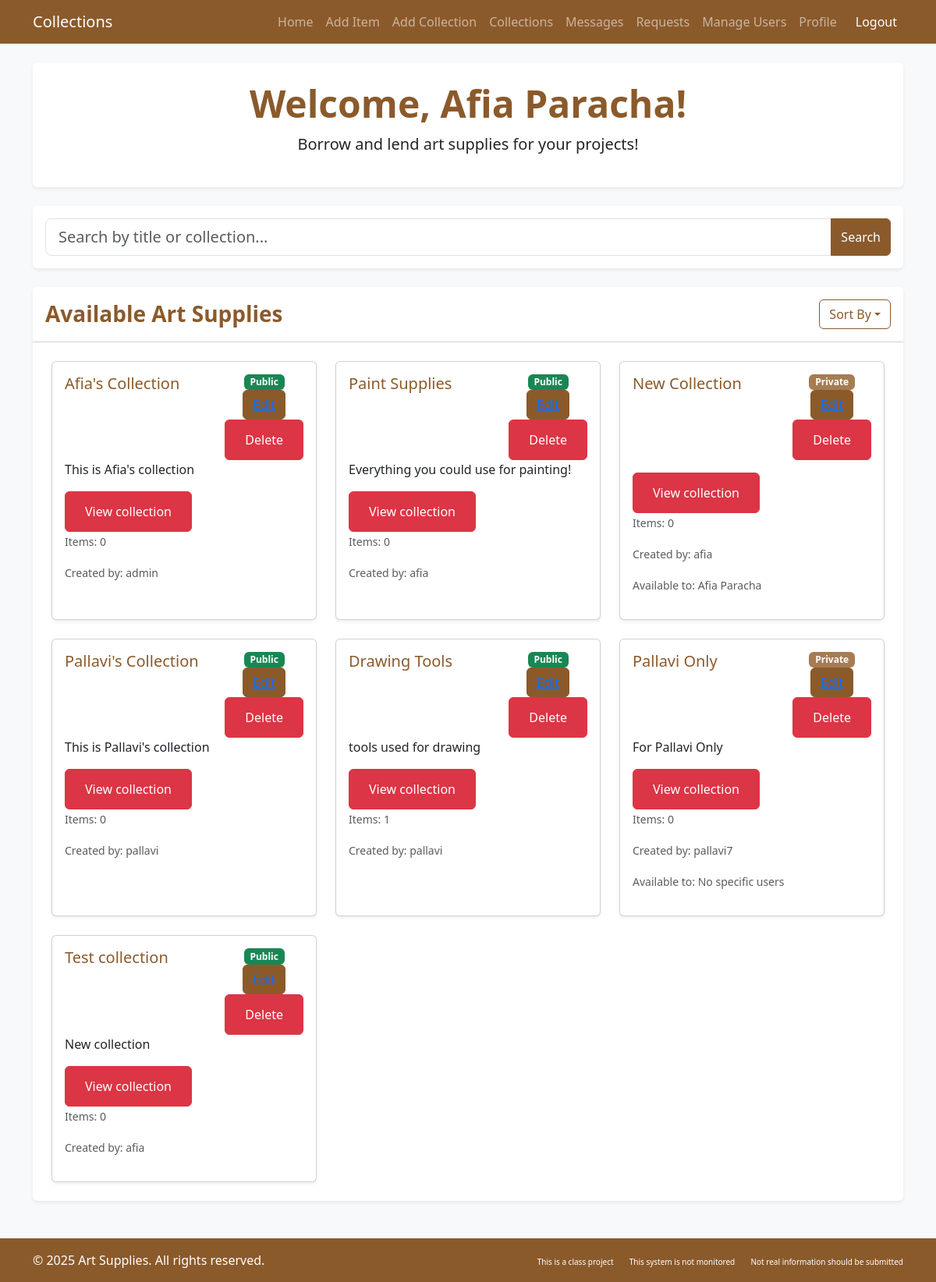
Before: /artlibrary/collections/ (signed in) with the older database file.
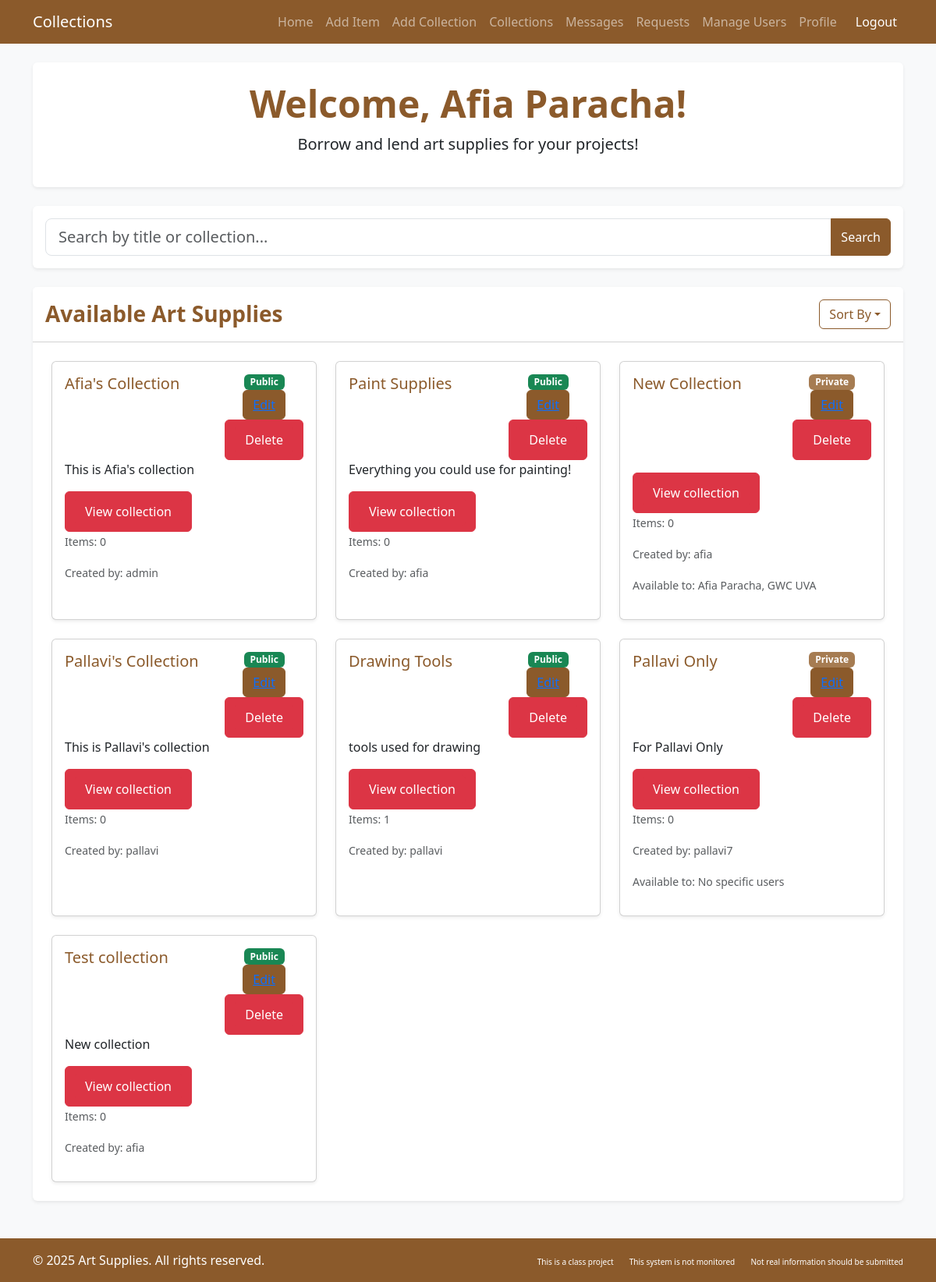
After: the same page with the newer database file.
### artlibrary/models.py (models this page shows, shortened)
class Collection(models.Model):
    title = models.CharField(max_length=255)
    description = models.TextField(blank=True, null=True)
    num_items = models.PositiveIntegerField(default=0)
    is_public = models.BooleanField(default=True)
    users = models.ManyToManyField(CustomUser, blank=True, related_name='collections')
    added_by = models.ForeignKey(CustomUser, on_delete=models.CASCADE, related_name='created_collections', default=2)
    art_supplies = models.ManyToManyField('ArtSupply', blank=True, related_name='collections_in')
    def update_num_items(self):
        self.num_items = self.art_supplies.count()
        self.save()

class CustomUser(AbstractUser):
    profile_pic = models.ImageField(
        storage=S3Boto3Storage(),
        upload_to='profile_pics/',
        null=True,
        blank=True
    )
    date_joined = models.DateTimeField(auto_now_add=True)
    roles = (('patron', 'Patron'), ('librarian', 'Librarian'), ('anonymous', 'Anonymous'))
    user_role = models.CharField(max_length=12, choices=roles, default='patron')
    email = models.EmailField(blank=True, max_length=254, verbose_name='email address')

### artlibrary/views.py (the view)
# urls.py: path('collections/', views.collections, name='collections'),
def collections(request):
    user_role = getattr(request.user, 'user_role', None)
    if user_role == "anonymous_user":
        viewable_collections = Collection.objects.filter(is_public=True)
    else:
        viewable_collections = Collection.objects.all()
    for collection in Collection.objects.all():
        collection.update_num_items()
    query = request.GET.get('query', '')
    print(query)
    if query:
        viewable_collections = viewable_collections.filter(title__icontains=query)
    context = {
        'viewable_collections': viewable_collections,
        'query': query,
    }
    return render(request, 'artlibrary/collections.html', context)

### artlibrary/templates/artlibrary/collections.html (shortened to what the changed rows need)
{% load django_bootstrap5 %}
<!DOCTYPE html>
<html lang="en">
<head>
    {% bootstrap_css %}
</head>
<body class="bg-light">
    <div class="container main-content py-4">
        <div class="card border-0 shadow-sm mb-4">
            <div class="card-body text-center py-4">
                <h1 class="display-5 fw-bold text-brown">Welcome, {{ request.user.get_full_name|default:request.user.username }}!</h1>
                <p class="lead">Borrow and lend art supplies for your projects!</p>
            </div>
        </div>
<div class="card border-0 shadow-sm mb-4">
    <div class="card-body p-4">
        <div class="row g-4">
            {% for collection in viewable_collections %}
            <div class="col-md-4 col-sm-6">
                <div class="card h-100 shadow-sm">
                    <div class="card-body">
                        <div class="d-flex justify-content-between align-items-start">
                            <h5 class="card-title text-brown">{{ collection.title }}</h5>
                            <div class="d-flex flex-column justify-content-between align-items-center">
                            {% if collection.is_public %}
                            <span class="badge bg-success">Public</span>
                            {% else %}
                            <span class="badge bg-secondary">Private</span>
                            {% endif %}
                            {% if collection.added_by.id == request.user.id or request.user.user_role == "librarian" %}
                            <button type="submit" class="btn btn-brown"><a href="{% url 'edit_collection' collection.id %}">Edit</a></button>
                            <button type="submit" class="btn btn-danger"><a href="{% url 'delete_collection' collection.id %}" class="btn btn-danger">Delete</a></button>
                            {% endif %}
                            </div>
                        </div>
                        <p class="card-text">{{ collection.description}}</p>
                        {% if collection.is_public or request.user.user_role == "librarian" or request.user in collection.users.all %}
                        <button type="submit" class="btn btn-danger"><a href="{% url 'collection_details' collection.id %}" class="btn btn-danger">View collection</a></button>
                        <p class="card-text"><small class="text-muted">Items: {{ collection.num_items }}</small></p>
                        <p class="card-text"><small class="text-muted">Created by: {{ collection.added_by }}</small></p>
                            {% if not collection.is_public %}
                            <p class="card-text"><small class="text-muted">Available to:
                                {% for user in collection.users.all %}
                                    {{ user.get_full_name }}{% if not forloop.last %}, {% endif %}
                                {% empty %}
                                    No specific users
                                {% endfor %}
                            </small></p>
                            {% endif %}
                        {% endif %}
                    </div>
                </div>
            </div>
            {% empty %}
            <div class="col-12">
                <div class="alert alert-info">No Collections Available</div>
            </div>
            {% endfor %}
        </div>
    </div>
</div>
</div>
</body>
</body>
</html>

Changed rows visible on the page:
changed CustomUser "Afia Paracha": now shows ","
changed Collection "New Collection": gains CustomUser (get_full_name "GWC UVA")
